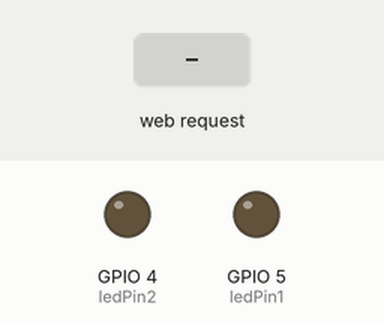
Simulated run of this sketch. Board: ESP8266 (NodeMCU). Shown: output pins drawn as LEDs (lit = HIGH). Inputs (shaded band) come from the test bench. WiFi joins after 1.5 s; servers stay silent unless stated; what the sketch prints to the serial monitor is not drawn.

Above: at 3.2 s.
3.3 s: HTTP request GET /LED1ON received
At 4.1 s:
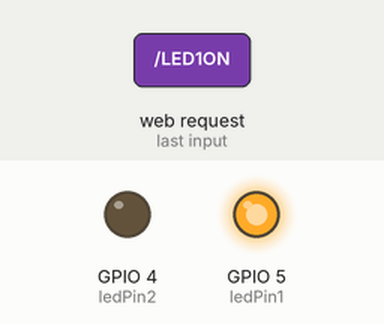
4.8 s: HTTP request GET /LED2ON received
At 5.2 s:
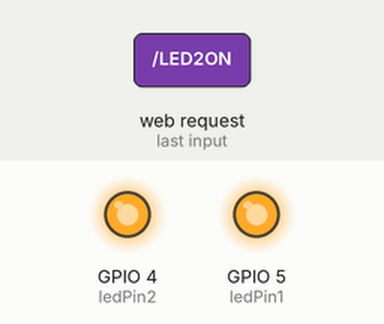
6.3 s: HTTP request GET /LED1OFF received
At 7.5 s:
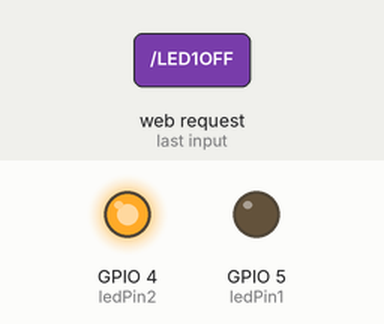
7.8 s: HTTP request GET /LED2OFF received
At 8.7 s:
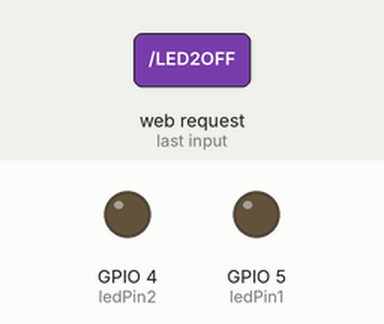
Timing chart, 0 to 10.3 s (numbered marks = the images above; inputs shaded):
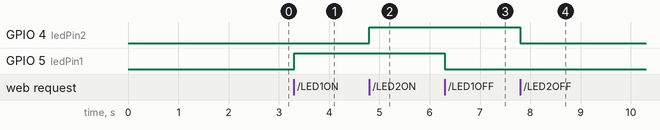

The sketch:

wifi_two_led_controller.ino
```cpp
#include <ESP8266WiFi.h>

// Remplacez ces valeurs par votre SSID et mot de passe WiFi
const char* ssid = "SagitarriusA";
const char* password = ")PNDI@So76513wG&xSLac49oTs642jATy|=7bSyoQPx48gCXIHcDpYkf9761Cm@";

// Pins pour les LEDs
const int ledPin1 = 5; // GPIO 5
const int ledPin2 = 4; // GPIO 4

WiFiServer server(80);

void setup() {
  Serial.begin(115200);
  delay(10);

  pinMode(ledPin1, OUTPUT);
  pinMode(ledPin2, OUTPUT);

  digitalWrite(ledPin1, LOW);
  digitalWrite(ledPin2, LOW);

  WiFi.begin(ssid, password);
  while (WiFi.status() != WL_CONNECTED) {
    delay(1000);
    Serial.println("Connecting to WiFi...");
  }
  Serial.println("Connected to WiFi");

  server.begin();
  Serial.println("Server started");
}

void loop() {
  WiFiClient client = server.available();
  if (!client) {
    return;
  }

  // Attendre si le client n'est pas encore connecté
  while (!client.available()) {
    delay(1);
  }

  // Lire la requête HTTP
  String request = client.readStringUntil('\r');
  client.flush();

  // Vérifier si la requête contient /LED1ON
  if (request.indexOf("/LED1ON") != -1) {
    digitalWrite(ledPin1, HIGH);
  }

  // Vérifier si la requête contient /LED1OFF
  if (request.indexOf("/LED1OFF") != -1) {
    digitalWrite(ledPin1, LOW);
  }

  // Vérifier si la requête contient /LED2ON
  if (request.indexOf("/LED2ON") != -1) {
    digitalWrite(ledPin2, HIGH);
  }

  // Vérifier si la requête contient /LED2OFF
  if (request.indexOf("/LED2OFF") != -1) {
    digitalWrite(ledPin2, LOW);
  }

  // Préparer la page HTML
  String html = "<html><body>";
  html += "<h1>ESP8266 Web Server</h1>";
  html += "<h2>LED 1</h2>";
  html += "<a href=\"/LED1ON\"><button>Allumer</button></a>";
  html += "<a href=\"/LED1OFF\"><button>Éteindre</button></a>";
  html += "<h2>LED 2</h2>";
  html += "<a href=\"/LED2ON\"><button>Allumer</button></a>";
  html += "<a href=\"/LED2OFF\"><button>Éteindre</button></a>";
  html += "</body></html>";

  // Envoyer la réponse HTTP
  client.println("HTTP/1.1 200 OK");
  client.println("Content-Type: text/html");
  client.println("Connection: close");
  client.println();
  client.println(html);

  delay(10);
}
```

Measured:
- after the input at 3.3 s, GPIO 5 (ledPin1): LOW → HIGH at once
- after the input at 4.8 s, GPIO 4 (ledPin2): LOW → HIGH at once
- after the input at 6.3 s, GPIO 5 (ledPin1): HIGH → LOW at once
- after the input at 7.8 s, GPIO 4 (ledPin2): HIGH → LOW at once
